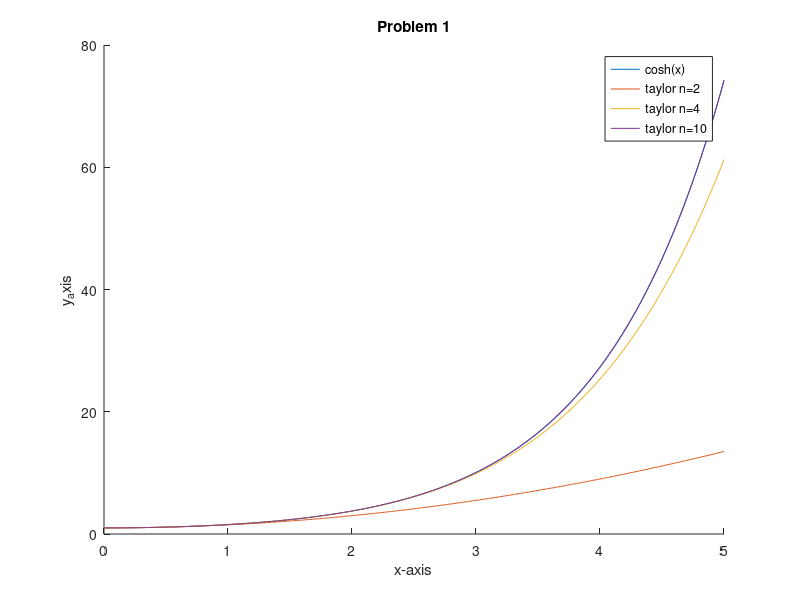

This figure's MATLAB source:
clear all; clc;

x = [0:.01:5];
yc = cosh(x);
y2 = 1+x.^2/factorial(2);
y4 = 1+x.^2/factorial(2)+x.^4/factorial(4)+ x.^6/factorial(6);
y10 = 1+x.^2/factorial(2)+x.^4/factorial(4)+ x.^6/factorial(6)+ x.^8/factorial(8)+ x.^10/factorial(10)+x.^12/factorial(12)+ x.^14/factorial(14)+x.^16/factorial(16)+ x.^18/factorial(18);
figure(1); hold on;
plot(x,yc);
plot(x,y2);
plot(x,y4);
plot(x,y10);
title("Problem 1");
xlabel("x-axis");
ylabel("y_axis");
legend("cosh(x)","taylor n=2","taylor n=4","taylor n=10");